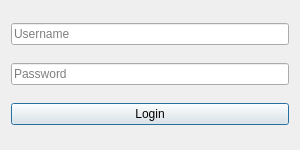
<?xml version="1.0" encoding="UTF-8"?>
<ui version="4.0">
 <class>LoginDialog</class>
 <widget class="QDialog" name="LoginDialog">
  <property name="geometry">
   <rect>
    <x>0</x>
    <y>0</y>
    <width>300</width>
    <height>150</height>
   </rect>
  </property>
  <property name="windowTitle">
   <string>Login</string>
  </property>
  <layout class="QVBoxLayout" name="verticalLayout">
   <item>
    <widget class="QLineEdit" name="usernameLineEdit">
     <property name="placeholderText">
      <string>Username</string>
     </property>
    </widget>
   </item>
   <item>
    <widget class="QLineEdit" name="passwordLineEdit">
     <property name="placeholderText">
      <string>Password</string>
     </property>
     <property name="echoMode">
      <enum>QLineEdit::Password</enum>
     </property>
    </widget>
   </item>
   <item>
    <widget class="QPushButton" name="loginButton">
     <property name="text">
      <string>Login</string>
     </property>
    </widget>
   </item>
  </layout>
 </widget>
 <resources/>
 <connections/>
</ui>
